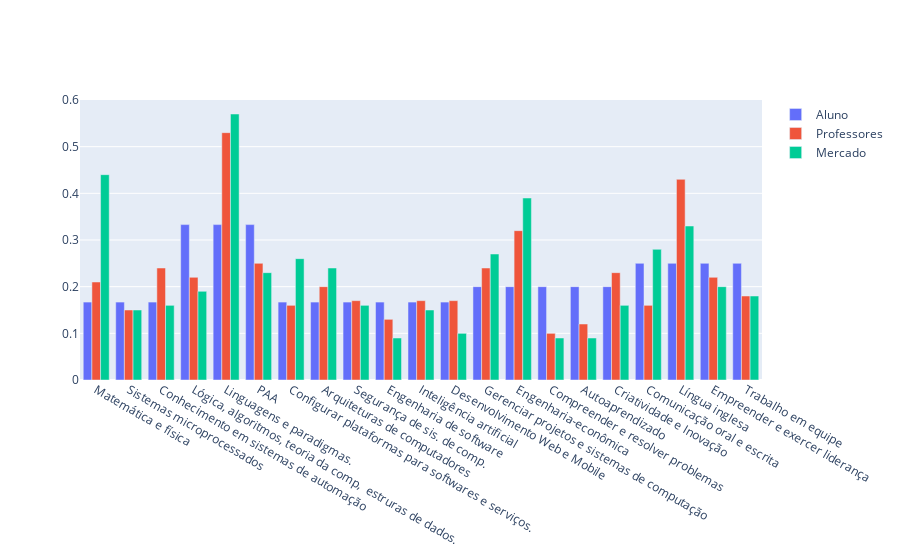

Source (notebook cell):
### Code cell
import plotly.graph_objects as go

fig = go.Figure(data=[
    go.Bar(name='Aluno', x=categorias, y=list(notas_aluno.values())),
    go.Bar(name='Professores', x=categorias, y=list(visao_professores.values())),
    go.Bar(name='Mercado', x=categorias, y=list(visao_mercado.values())),
])
fig.update_layout(barmode='group')
fig.show()

### Figure 1 — Plotly figure (JSON) as saved in the notebook; plotly's stock layout.template omitted (floating-point values rounded to 4 significant figures)
{"data": [{"name": "Aluno", "type": "bar", "x": ["Matemática e física", "Sistemas microprocessados", "Conhecimento em sistemas de automação ", "Lógica, algoritmos, teoria da comp,  estruras de dados.", "Linguagens e paradigmas.", "PAA", "Configurar plataformas para softwares e serviços.", "Arquiteturas de computadores", "Segurança de sis. de comp.", "Engenharia de software", "Inteligência artificial", "Desenvolvimento Web e Mobile", "Gerenciar projetos e sistemas de computação", "Engenharia-econômica", "Compreender e resolver problemas", "Autoaprendizado", "Criatividade e Inovação", "Comunicação oral e escrita", "Língua inglesa", "Empreender e exercer liderança", "Trabalho em equipe"], "y": [0.167, 0.167, 0.167, 0.333, 0.333, 0.333, 0.167, 0.167, 0.167, 0.167, 0.167, 0.167, 0.2, 0.2, 0.2, 0.2, 0.2, 0.25, 0.25, 0.25, 0.25]}, {"name": "Professores", "type": "bar", "x": ["Matemática e física", "Sistemas microprocessados", "Conhecimento em sistemas de automação ", "Lógica, algoritmos, teoria da comp,  estruras de dados.", "Linguagens e paradigmas.", "PAA", "Configurar plataformas para softwares e serviços.", "Arquiteturas de computadores", "Segurança de sis. de comp.", "Engenharia de software", "Inteligência artificial", "Desenvolvimento Web e Mobile", "Gerenciar projetos e sistemas de computação", "Engenharia-econômica", "Compreender e resolver problemas", "Autoaprendizado", "Criatividade e Inovação", "Comunicação oral e escrita", "Língua inglesa", "Empreender e exercer liderança", "Trabalho em equipe"], "y": [0.21, 0.15, 0.24, 0.22, 0.53, 0.25, 0.16, 0.2, 0.17, 0.13, 0.17, 0.17, 0.24, 0.32, 0.1, 0.12, 0.23, 0.16, 0.43, 0.22, 0.18]}, {"name": "Mercado", "type": "bar", "x": ["Matemática e física", "Sistemas microprocessados", "Conhecimento em sistemas de automação ", "Lógica, algoritmos, teoria da comp,  estruras de dados.", "Linguagens e paradigmas.", "PAA", "Configurar plataformas para softwares e serviços.", "Arquiteturas de computadores", "Segurança de sis. de comp.", "Engenharia de software", "Inteligência artificial", "Desenvolvimento Web e Mobile", "Gerenciar projetos e sistemas de computação", "Engenharia-econômica", "Compreender e resolver problemas", "Autoaprendizado", "Criatividade e Inovação", "Comunicação oral e escrita", "Língua inglesa", "Empreender e exercer liderança", "Trabalho em equipe"], "y": [0.44, 0.15, 0.16, 0.19, 0.57, 0.23, 0.26, 0.24, 0.16, 0.09, 0.15, 0.1, 0.27, 0.39, 0.09, 0.09, 0.16, 0.28, 0.33, 0.2, 0.18]}], "layout": {"autosize": true, "barmode": "group", "xaxis": {"autorange": true, "range": [-0.5, 20.5], "type": "category"}, "yaxis": {"autorange": true, "range": [0, 0.6], "type": "linear"}}}
